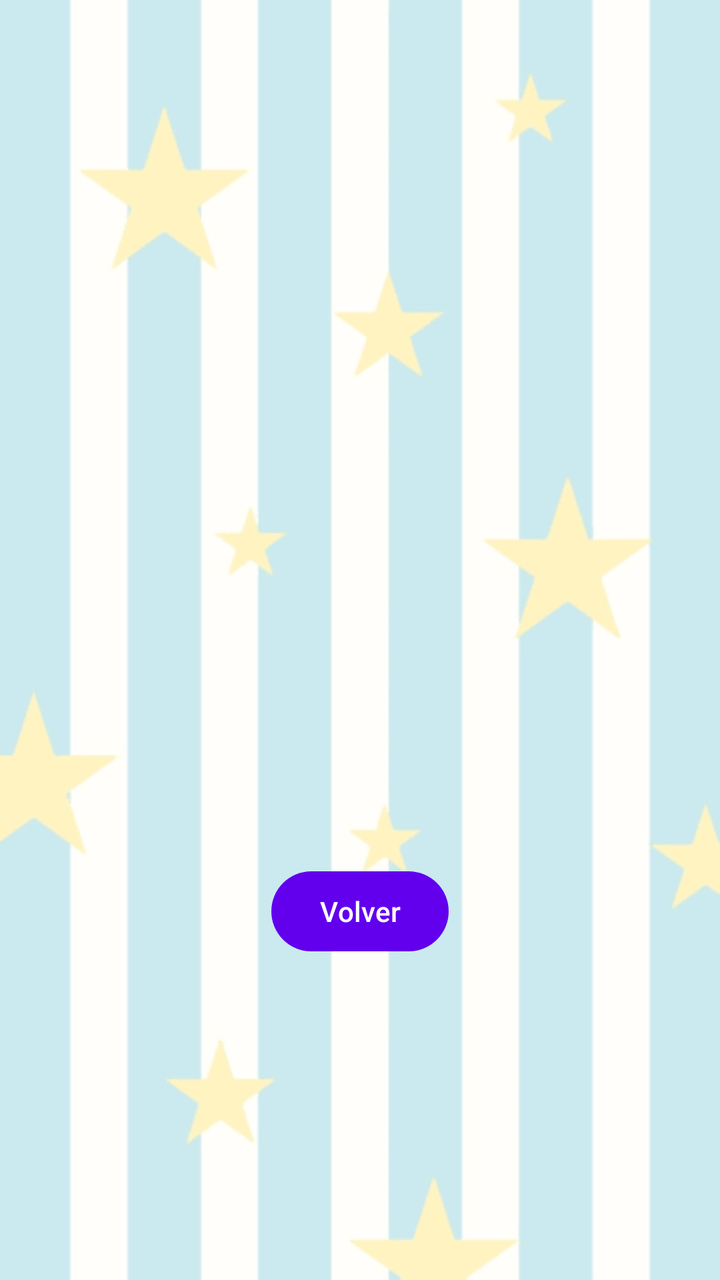
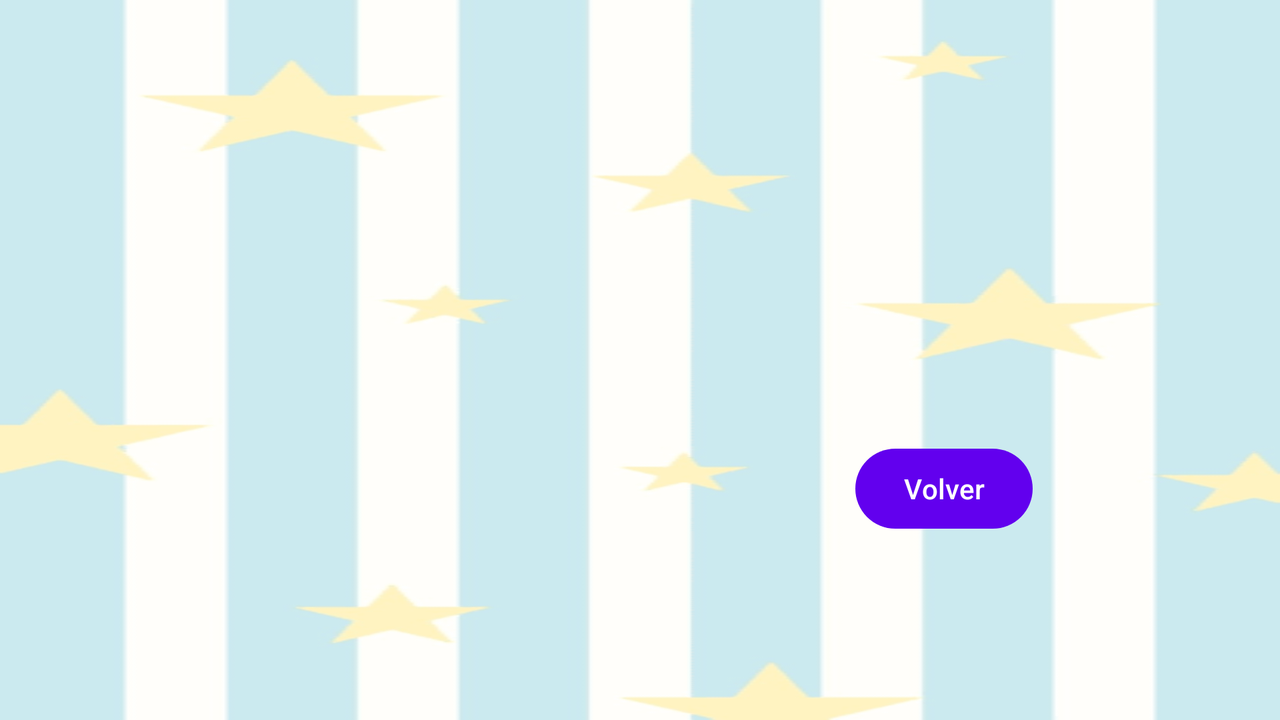

An Android layout and its configuration variant, each rendered on a device that would load it. The default file and the variant file are quoted in full after the pictures.
<!-- AndroidManifest.xml: application theme Theme.MyZodiac -->
<!-- res/layout/activity_secondary.xml -->
<?xml version="1.0" encoding="utf-8"?>
<LinearLayout xmlns:android="http://schemas.android.com/apk/res/android"
    xmlns:tools="http://schemas.android.com/tools"
    android:id="@+id/main"
    android:layout_width="match_parent"
    android:layout_height="match_parent"
    android:background="@drawable/img"
    android:gravity="center_horizontal"
    android:orientation="vertical"
    android:padding="24dp"
    tools:context=".SecondaryActivity">

    <TextView
        android:id="@+id/tvEdad"
        style="@style/EstiloTitulo"
        android:layout_width="wrap_content"
        android:layout_height="wrap_content" />

    <TextView
        android:id="@+id/tvSigno"
        style="@style/EstiloTitulo"
        android:layout_width="wrap_content"
        android:layout_height="wrap_content" />

    <ImageView
        android:id="@+id/ivSigno"
        android:layout_width="253dp"
        android:layout_height="263dp"
        android:layout_marginTop="16dp"
        android:contentDescription="@string/app_name"
        android:scaleType="fitCenter" />

    <Button
        android:id="@+id/btnVolver"
        style="@style/EstiloBoton"
        android:layout_width="wrap_content"
        android:layout_height="wrap_content"
        android:text="@string/volver" />
</LinearLayout>
<!-- resources referenced by this layout -->
<resources>
  <!-- drawable img: png bitmap (drawable, 33095 bytes) -->
  <string name="app_name">MyZodiac</string>
  <string name="volver">Volver</string>
  <style name="EstiloBoton" parent="Widget.Material3.Button">
          <item name="backgroundTint">@color/primario</item>
          <item name="android:textColor">@color/blanco</item>
          <item name="android:layout_marginTop">16dp</item>
      </style>
  <style name="EstiloTitulo" parent="TextAppearance.Material3.HeadlineSmall">
          <item name="android:textColor">@color/texto</item>
          <item name="android:gravity">center</item>
          <item name="android:layout_marginTop">16dp</item>
          <item name="android:layout_marginBottom">8dp</item>
      </style>
  <style name="Theme.MyZodiac" parent="Base.Theme.MyZodiac" />
  <color name="primario">#6200EE</color>
  <color name="blanco">#FFFFFFFF</color>
  <color name="texto">#000000</color>
  <style name="Base.Theme.MyZodiac" parent="Theme.Material3.Light.NoActionBar">
          <item name="colorPrimary">@color/primario</item>
          <item name="colorPrimaryDark">@color/primario_oscuro</item>
          <item name="colorOnPrimary">@color/blanco</item>
          <item name="android:windowBackground">@color/fondo</item>
          <item name="android:statusBarColor">@color/primario_oscuro</item>
      </style>
  <color name="primario_oscuro">#3700B3</color>
  <color name="fondo">#FFFFFF</color>
</resources>
<!-- res/layout-land/activity_secondary.xml (the repository's variant of the layout above) -->
<!-- drawn on the phone turned sideways -->
<?xml version="1.0" encoding="utf-8"?>
<LinearLayout xmlns:android="http://schemas.android.com/apk/res/android"
    xmlns:tools="http://schemas.android.com/tools"
    android:id="@+id/main"
    android:layout_width="match_parent"
    android:layout_height="match_parent"
    android:background="@drawable/img"
    android:baselineAligned="false"
    android:orientation="horizontal"
    android:padding="16dp"
    tools:context=".SecondaryActivity">

    <ImageView
        android:id="@+id/ivSigno"
        android:layout_width="0dp"
        android:layout_height="match_parent"
        android:layout_weight="1"
        android:contentDescription="@string/app_name"
        android:scaleType="fitCenter" />

    <LinearLayout
        android:layout_width="0dp"
        android:layout_height="match_parent"
        android:layout_weight="1"
        android:gravity="center"
        android:orientation="vertical">

        <TextView
            android:id="@+id/tvEdad"
            style="@style/EstiloTitulo"
            android:layout_width="wrap_content"
            android:layout_height="wrap_content" />

        <TextView
            android:id="@+id/tvSigno"
            style="@style/EstiloTitulo"
            android:layout_width="wrap_content"
            android:layout_height="wrap_content" />

        <Button
            android:id="@+id/btnVolver"
            style="@style/EstiloBoton"
            android:layout_width="wrap_content"
            android:layout_height="wrap_content"
            android:text="@string/volver" />
    </LinearLayout>
</LinearLayout>
